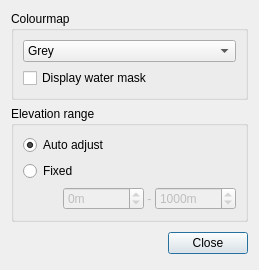
<?xml version="1.0" encoding="UTF-8"?>
<ui version="4.0">
 <class>DlgElevConfig</class>
 <widget class="QDialog" name="DlgElevConfig">
  <property name="geometry">
   <rect>
    <x>0</x>
    <y>0</y>
    <width>259</width>
    <height>258</height>
   </rect>
  </property>
  <property name="windowTitle">
   <string>tileedit: Elevation display</string>
  </property>
  <layout class="QGridLayout" name="gridLayout">
   <item row="0" column="0">
    <widget class="QGroupBox" name="groupBox">
     <property name="title">
      <string>Colourmap</string>
     </property>
     <layout class="QVBoxLayout" name="verticalLayout">
      <item>
       <widget class="QComboBox" name="comboColourmap">
        <item>
         <property name="text">
          <string>Grey</string>
         </property>
        </item>
        <item>
         <property name="text">
          <string>Jet</string>
         </property>
        </item>
        <item>
         <property name="text">
          <string>Topographic 1</string>
         </property>
        </item>
        <item>
         <property name="text">
          <string>Topographic 2</string>
         </property>
        </item>
       </widget>
      </item>
      <item>
       <widget class="QCheckBox" name="checkWaterMask">
        <property name="text">
         <string>Display water mask</string>
        </property>
       </widget>
      </item>
     </layout>
    </widget>
   </item>
   <item row="1" column="0">
    <widget class="QGroupBox" name="groupBox_2">
     <property name="title">
      <string>Elevation range</string>
     </property>
     <layout class="QVBoxLayout" name="verticalLayout_2">
      <item>
       <widget class="QRadioButton" name="radioRangeAuto">
        <property name="text">
         <string>Auto adjust</string>
        </property>
        <property name="checked">
         <bool>true</bool>
        </property>
       </widget>
      </item>
      <item>
       <widget class="QRadioButton" name="radioRangeFixed">
        <property name="text">
         <string>Fixed</string>
        </property>
       </widget>
      </item>
      <item>
       <widget class="QWidget" name="widgetFixedRange" native="true">
        <property name="enabled">
         <bool>false</bool>
        </property>
        <layout class="QHBoxLayout" name="horizontalLayout_2">
         <property name="spacing">
          <number>0</number>
         </property>
         <property name="leftMargin">
          <number>0</number>
         </property>
         <property name="topMargin">
          <number>0</number>
         </property>
         <property name="rightMargin">
          <number>0</number>
         </property>
         <property name="bottomMargin">
          <number>0</number>
         </property>
         <item>
          <spacer name="horizontalSpacer">
           <property name="orientation">
            <enum>Qt::Orientation::Horizontal</enum>
           </property>
           <property name="sizeHint" stdset="0">
            <size>
             <width>40</width>
             <height>20</height>
            </size>
           </property>
          </spacer>
         </item>
         <item>
          <widget class="QSpinBox" name="spinRangeMin">
           <property name="suffix">
            <string>m</string>
           </property>
           <property name="minimum">
            <number>-100000</number>
           </property>
           <property name="maximum">
            <number>100000</number>
           </property>
          </widget>
         </item>
         <item>
          <widget class="QLabel" name="label">
           <property name="text">
            <string> - </string>
           </property>
          </widget>
         </item>
         <item>
          <widget class="QSpinBox" name="spinRangeMax">
           <property name="suffix">
            <string>m</string>
           </property>
           <property name="minimum">
            <number>-100000</number>
           </property>
           <property name="maximum">
            <number>100000</number>
           </property>
           <property name="value">
            <number>1000</number>
           </property>
          </widget>
         </item>
        </layout>
       </widget>
      </item>
     </layout>
    </widget>
   </item>
   <item row="2" column="0">
    <layout class="QHBoxLayout">
     <property name="spacing">
      <number>6</number>
     </property>
     <property name="leftMargin">
      <number>0</number>
     </property>
     <property name="topMargin">
      <number>0</number>
     </property>
     <property name="rightMargin">
      <number>0</number>
     </property>
     <property name="bottomMargin">
      <number>0</number>
     </property>
     <item>
      <spacer>
       <property name="orientation">
        <enum>Qt::Orientation::Horizontal</enum>
       </property>
       <property name="sizeHint" stdset="0">
        <size>
         <width>131</width>
         <height>31</height>
        </size>
       </property>
      </spacer>
     </item>
     <item>
      <widget class="QPushButton" name="pushClose">
       <property name="text">
        <string>Close</string>
       </property>
       <property name="default">
        <bool>true</bool>
       </property>
      </widget>
     </item>
    </layout>
   </item>
  </layout>
 </widget>
 <resources/>
 <connections>
  <connection>
   <sender>pushClose</sender>
   <signal>clicked()</signal>
   <receiver>DlgElevConfig</receiver>
   <slot>reject()</slot>
   <hints>
    <hint type="sourcelabel">
     <x>369</x>
     <y>253</y>
    </hint>
    <hint type="destinationlabel">
     <x>179</x>
     <y>282</y>
    </hint>
   </hints>
  </connection>
 </connections>
</ui>
